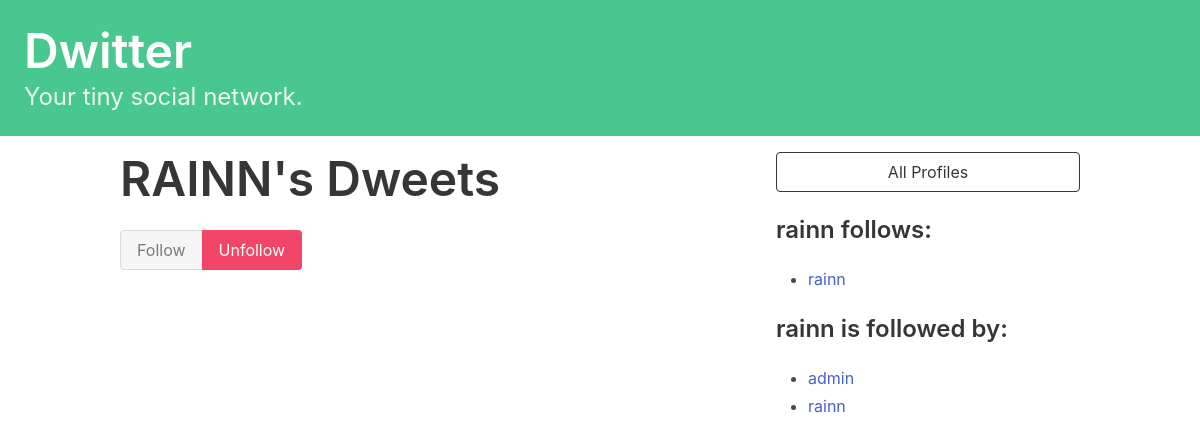
/profile/3 (signed in), run on an earlier commit of the app's database.
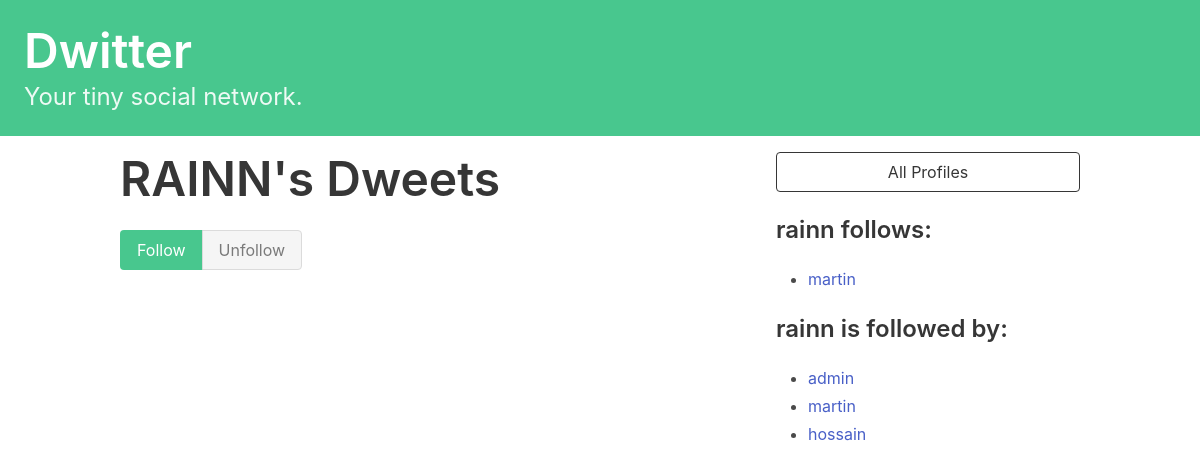
And on a later commit of the database.
### dwitter/models.py (models this page shows, shortened)
class Profile(models.Model):
    user = models.OneToOneField(User, on_delete=models.CASCADE)
    follows = models.ManyToManyField(
        "self",
        related_name="followed_by",
        symmetrical=False,
        blank=True
    )
    def __str__(self):
        return self.user.username

### dwitter/views.py (the view, shortened to what this page needs)
# urls.py: path("profile/<int:pk>", profile, name="profile"),
def profile(request, pk):
    if not hasattr(request.user, 'profile'):
        missing_profile = Profile(user=request.user)
        missing_profile.save()
    profile  = Profile.objects.get(pk=pk)
    return render(request, "dwitter/profile.html", {"profile":profile})

### dwitter/templates/dwitter/profile.html (shortened to what this page needs)
{% extends 'base.html' %}
{% block content %}
<div class="column">
    <div class="block">
    <h1 class="title is-1">
        {{profile.user.username|upper}}'s Dweets
    </h1>
    </div>
    <form method="post">
        <div class="buttons has-addons">
        {% if profile in user.profile.follows.all %}
            <button class="button is-success is-static">Follow</button>
            <button class="button is-danger" name="follow" value="unfollow">
                Unfollow
            </button>
        {% else %}
            <button class="button is-success" name="follow" value="follow">
                Follow
            </button>
            <button class="button is-danger is-static">Unfollow</button>
        {% endif %}
        </div>
    </form>
</div>
<div class="column is-one-third">
    <div class="block">
        <a href="{% url 'dwitter:profile_list' %}">
            <button class="button is-dark is-outlined is-fullwidth">
                All Profiles
            </button>
        </a>
    </div>
    <div class="block">
        <h3 class="title is-4">
            {{profile.user.username}} follows:
        </h3>
        <div class="content">
            <ul>
            {% for following in profile.follows.all %}
                <li>
                    <a href="{% url 'dwitter:profile' following.id %}">
                        {{ following }}
                    </a>
                </li>
            {% endfor %}
            </ul>
        </div>
    </div>
    <div class="block">
        <h3 class="title is-4">
            {{profile.user.username}} is followed by:
        </h3>
        <div class="content">
            <ul>
            {% for follower in profile.followed_by.all %}
                <li>
                    <a href="{% url 'dwitter:profile' follower.id %}">
                        {{ follower }}
                    </a>
                </li>
            {% endfor %}
            </ul>
        </div>
    </div>
</div>
{% endblock content %}

What changed in the data, as far as the page shows it:
no longer on one of the page's lists (row unchanged): Profile: user.username "rainn"
now on this page (row unchanged): Profile: user.username "martin"
added Profile: user.username "hossain", shown under "rainn is followed by:"
